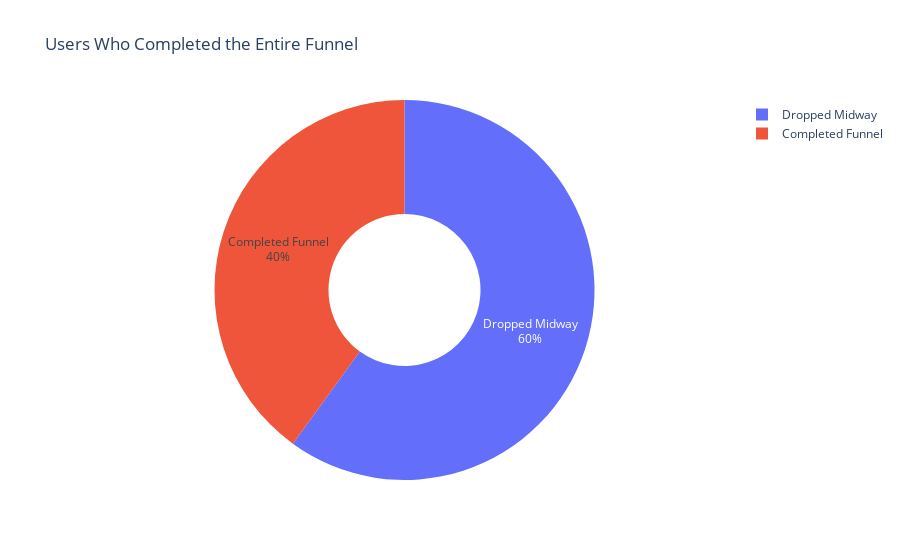

Notebook source saved alongside this figure:
### Code cell
# Total funnel starters
total_landing = pd.read_sql("SELECT COUNT(DISTINCT user_id) FROM landing_page_visits", conn).iloc[0, 0]

# Full funnel finishers
full_funnel = pd.read_sql(query11, conn).iloc[0, 0]

# Prepare pie data
fig = px.pie(
    names=["Completed Funnel", "Dropped Midway"],
    values=[full_funnel, total_landing - full_funnel],
    title="Users Who Completed the Entire Funnel",
    hole=0.4
)
fig.update_traces(textinfo='percent+label')
fig.write_image("Users Who Completed the Entire Funnel.png", width=800, height=500)
fig.show()

### Figure 1 — Plotly figure (JSON) as saved in the notebook; plotly's stock layout.template omitted (floating-point values rounded to 4 significant figures)
{"data": [{"domain": {"x": [0, 1], "y": [0, 1]}, "hole": 0.4, "hovertemplate": "label=%{label}<br>value=%{value}<extra></extra>", "labels": ["Completed Funnel", "Dropped Midway"], "legendgroup": "", "name": "", "showlegend": true, "textinfo": "percent+label", "type": "pie", "values": [80, 120]}], "layout": {"autosize": true, "legend": {"tracegroupgap": 0}, "title": {"text": "Users Who Completed the Entire Funnel"}}}
